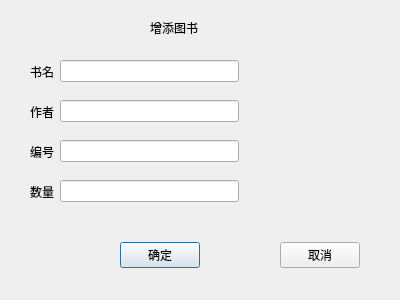
<?xml version="1.0" encoding="UTF-8"?>
<ui version="4.0">
 <class>newBook</class>
 <widget class="QDialog" name="newBook">
  <property name="geometry">
   <rect>
    <x>0</x>
    <y>0</y>
    <width>400</width>
    <height>300</height>
   </rect>
  </property>
  <property name="windowTitle">
   <string>Dialog</string>
  </property>
  <widget class="QLabel" name="label_5">
   <property name="geometry">
    <rect>
     <x>150</x>
     <y>20</y>
     <width>72</width>
     <height>15</height>
    </rect>
   </property>
   <property name="text">
    <string>增添图书</string>
   </property>
  </widget>
  <widget class="QWidget" name="">
   <property name="geometry">
    <rect>
     <x>120</x>
     <y>240</y>
     <width>240</width>
     <height>30</height>
    </rect>
   </property>
   <layout class="QHBoxLayout" name="horizontalLayout">
    <item>
     <widget class="QPushButton" name="ok_bu">
      <property name="text">
       <string>确定</string>
      </property>
     </widget>
    </item>
    <item>
     <spacer name="horizontalSpacer">
      <property name="orientation">
       <enum>Qt::Horizontal</enum>
      </property>
      <property name="sizeHint" stdset="0">
       <size>
        <width>40</width>
        <height>20</height>
       </size>
      </property>
     </spacer>
    </item>
    <item>
     <widget class="QPushButton" name="no_bu">
      <property name="text">
       <string>取消</string>
      </property>
     </widget>
    </item>
   </layout>
  </widget>
  <widget class="QWidget" name="">
   <property name="geometry">
    <rect>
     <x>30</x>
     <y>60</y>
     <width>209</width>
     <height>23</height>
    </rect>
   </property>
   <layout class="QHBoxLayout" name="horizontalLayout_2">
    <item>
     <widget class="QLabel" name="label">
      <property name="text">
       <string>书名</string>
      </property>
     </widget>
    </item>
    <item>
     <widget class="QLineEdit" name="name"/>
    </item>
   </layout>
  </widget>
  <widget class="QWidget" name="">
   <property name="geometry">
    <rect>
     <x>30</x>
     <y>100</y>
     <width>209</width>
     <height>23</height>
    </rect>
   </property>
   <layout class="QHBoxLayout" name="horizontalLayout_3">
    <item>
     <widget class="QLabel" name="label_2">
      <property name="text">
       <string>作者</string>
      </property>
     </widget>
    </item>
    <item>
     <widget class="QLineEdit" name="writer"/>
    </item>
   </layout>
  </widget>
  <widget class="QWidget" name="">
   <property name="geometry">
    <rect>
     <x>30</x>
     <y>140</y>
     <width>209</width>
     <height>23</height>
    </rect>
   </property>
   <layout class="QHBoxLayout" name="horizontalLayout_4">
    <item>
     <widget class="QLabel" name="label_3">
      <property name="text">
       <string>编号</string>
      </property>
     </widget>
    </item>
    <item>
     <widget class="QLineEdit" name="id"/>
    </item>
   </layout>
  </widget>
  <widget class="QWidget" name="">
   <property name="geometry">
    <rect>
     <x>30</x>
     <y>180</y>
     <width>209</width>
     <height>23</height>
    </rect>
   </property>
   <layout class="QHBoxLayout" name="horizontalLayout_5">
    <item>
     <widget class="QLabel" name="label_4">
      <property name="text">
       <string>数量</string>
      </property>
     </widget>
    </item>
    <item>
     <widget class="QLineEdit" name="num"/>
    </item>
   </layout>
  </widget>
 </widget>
 <resources/>
 <connections/>
</ui>
